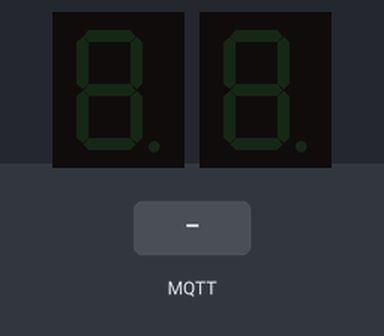
The sketch below on a simulated ESP32. Parts: 2 × 1-digit seven-segment display. The test bench sets the inputs (shaded band). WiFi joins after 1.5 s; servers stay silent unless stated; no MQTT or app messages arrive unless stated; what the sketch prints to the serial monitor is not drawn.

Above: at 2.7 s.
2.8 s: MQTT message "90" arrives on the first subscribed topic
At 3.5 s:
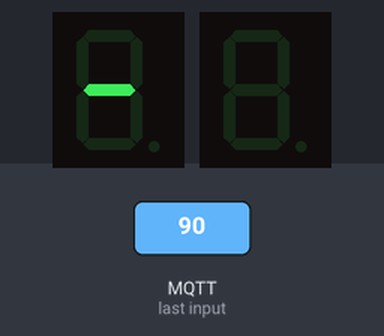
4.3 s: MQTT message "200" arrives on the second subscribed topic
At 4.6 s:
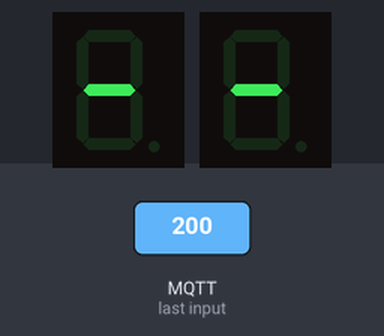
5.8 s: MQTT message "5" arrives on the first subscribed topic
At 7.0 s:
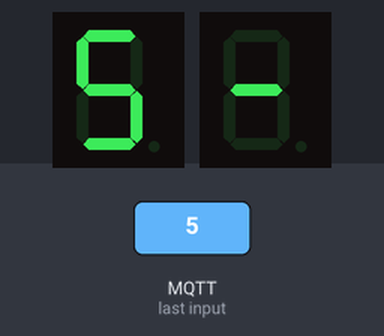
7.3 s: MQTT message "200" arrives on the first subscribed topic
At 8.2 s:
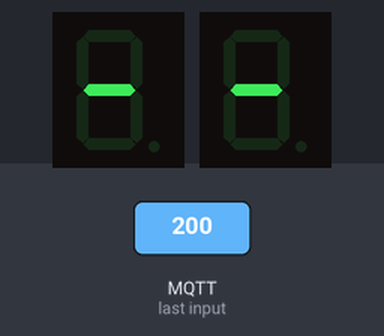
Timing chart, 0 to 9.8 s (numbered marks = the images above; inputs shaded):
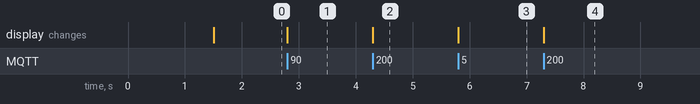

The sketch:

displaymodulescriptdouble.ino
```cpp
#include <WiFi.h>
#include <PubSubClient.h>
#include "SevSeg.h"

const char* ssid = "iPhone de Xavier (2)";
const char* password = "pequena132";
const char* mqttServer = "172.20.10.6";
const int mqttPort = 1883;
const char* mqttTopic = "pz1_display_value";
const char* mqttTopic2 = "pz2_display_value";

WiFiClient espClient;
PubSubClient client(espClient);
SevSeg sevseg;
SevSeg sevseg2;

void setup() {
  // Connect to Wi-Fi
  Serial.begin(115200);
  Serial.println("IM ALIVE");
  WiFi.mode(WIFI_STA); // Optional
  WiFi.begin(ssid, password);
  Serial.println("\nConnecting");

  while (WiFi.status() != WL_CONNECTED) {
    Serial.print(".");
    delay(100);
  }
  Serial.println("WiFi connected");

  IPAddress ip;
  if (WiFi.hostByName(mqttServer, ip)) {
    Serial.print("Ping successful. IP address: ");
    Serial.println(ip);
  } else {
    Serial.println("Ping failed");
  }

  // Connect to MQTT Broker
  client.setServer(mqttServer, mqttPort);
  client.setCallback(callback);

  // Initialize the seven-segment display
  byte sevenSegments = 1;
  byte CommonPins[] = {};
  byte LEDsegmentPins[] = {13, 12, 14, 27, 26, 25, 33};
  bool resistorsOnSegments = true;
  sevseg.begin(COMMON_ANODE, sevenSegments, CommonPins, LEDsegmentPins, resistorsOnSegments);
  sevseg.setBrightness(80);

  byte sevenSegments2 = 1;
  byte CommonPins2[] = {};
  byte LEDsegmentPins2[] = {2, 5, 18, 19, 21, 22, 23};
  bool resistorsOnSegments2 = true;
  sevseg2.begin(COMMON_ANODE, sevenSegments2, CommonPins2, LEDsegmentPins2, resistorsOnSegments2);
  sevseg2.setBrightness(80);
}

void loop() {
  if (!client.connected()) {
    reconnect();
  }
  client.loop();
}

void callback(char* topic, byte* payload, unsigned int length) {
  // Convert the received payload to a string
  payload[length] = '\0';
  String message = String((char*)payload);

  // Check if the received topic matches the subscribed topic
  if (String(topic) == mqttTopic) {
    // Update the display with the received value
    int value = message.toInt();
    Serial.println(message);
    sevseg.setNumber(value);
    sevseg.refreshDisplay();
  }

  if (String(topic) == mqttTopic2) {
    // Update the display with the received value
    int value = message.toInt();
    Serial.println(message);
    sevseg2.setNumber(value);
    sevseg2.refreshDisplay();
  }
}

void reconnect() {
  while (!client.connected()) {
    Serial.print("Attempting MQTT connection...");
    if (client.connect("ESP32Client")) {
      Serial.println("connected");
      client.subscribe(mqttTopic);
      client.subscribe(mqttTopic2);
    } else {
      Serial.print("failed, rc=");
      Serial.print(client.state());
      Serial.println(" retrying in 5 seconds");
      delay(5000);
    }
  }
}
```

Measured:
- after the input at 2.8 s, the display: changes at once (image 1)
- after the input at 4.3 s, the display: changes at once (image 2)
- after the input at 5.8 s, the display: changes at once (image 3)
- after the input at 7.3 s, the display: changes at once (image 4)
